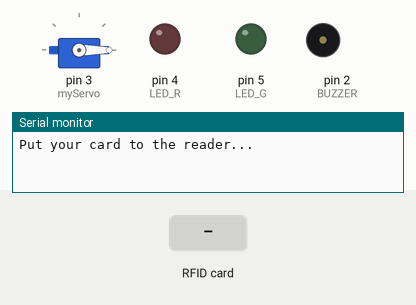
This sketch was run on a simulated Arduino Uno, built with avr-gcc and run on an emulated ATmega328P. Shown: servo, output pins drawn as LEDs (lit = HIGH), buzzer (waves = sounding), the last lines printed to the serial monitor. The inputs (shaded band) are chosen by the test bench. Pins used as bus, display or sensor lines are not drawn.

Above: at 1.2 s.
1.3 s: RFID card 8D 20 06 85 held to the reader
At 1.95 s:
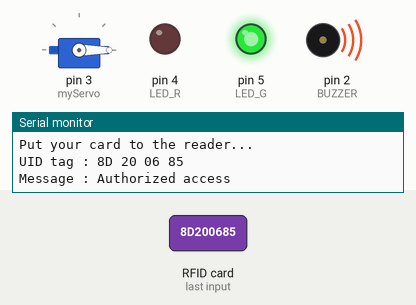
At 2.5 s:
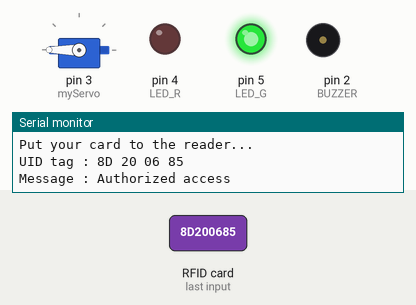
Timing chart, 0 to 8.6 s (numbered marks = the images above; inputs shaded):
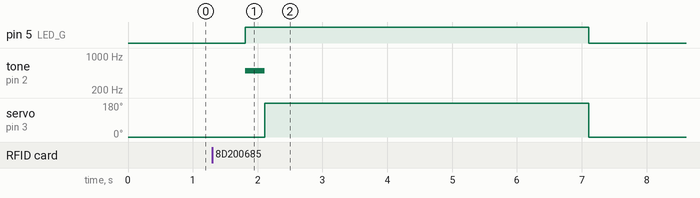

Measured:
- after the input at 1.3 s, pin 5 (LED_G): LOW → HIGH after 0.51 s, → LOW 5.3 s later; tone on pin 2 (BUZZER): silent → 500 Hz after 0.51 s, → silent 0.30 s later; servo on pin 3 (myServo): 0° → 180° after 0.81 s, → 0° 5.0 s later

The sketch:

Arduino-Security-Access-Lock-RFID-MFRC522.ino
```cpp
// WELCOME TO THE BACKBENCHERS YOUTUBE CHANNEL
// PLEASE SUBSCRIBE TO MY CHANNEL
// PRESS THE BELL ICON TO GET NOTIFIED MY LATEST VIDEO UPDATE
// THEANKS FOR WATCHING

#include <SPI.h>
#include <MFRC522.h>
#include <Servo.h>

#define SS_PIN 10
#define RST_PIN 9
#define LED_G 5 //define green LED pin
#define LED_R 4 //define red LED
#define BUZZER 2 //buzzer pin
MFRC522 mfrc522(SS_PIN, RST_PIN);   // Create MFRC522 instance.
Servo myServo; //define servo name

void setup()
{
  Serial.begin(9600);   // Initiate a serial communication
  SPI.begin();      // Initiate  SPI bus
  mfrc522.PCD_Init();   // Initiate MFRC522
  myServo.attach(3); //servo pin
  myServo.write(0); //servo start position
  pinMode(LED_G, OUTPUT);
  pinMode(LED_R, OUTPUT);
  pinMode(BUZZER, OUTPUT);
  noTone(BUZZER);
  Serial.println("Put your card to the reader...");
  Serial.println();

}
void loop()
{
  // Look for new cards
  if ( ! mfrc522.PICC_IsNewCardPresent())
  {
    return;
  }
  // Select one of the cards
  if ( ! mfrc522.PICC_ReadCardSerial())
  {
    return;
  }
  //Show UID on serial monitor
  Serial.print("UID tag :");
  String content= "";
  byte letter;
  for (byte i = 0; i < mfrc522.uid.size; i++)
  {
     Serial.print(mfrc522.uid.uidByte[i] < 0x10 ? " 0" : " ");
     Serial.print(mfrc522.uid.uidByte[i], HEX);
     content.concat(String(mfrc522.uid.uidByte[i] < 0x10 ? " 0" : " "));
     content.concat(String(mfrc522.uid.uidByte[i], HEX));
  }
  Serial.println();
  Serial.print("Message : ");
  content.toUpperCase();
  if (content.substring(1) == "8D 20 06 85") //change here the UID of the card/cards that you want to give access
  {
    Serial.println("Authorized access");
    Serial.println();
    delay(500);
    digitalWrite(LED_G, HIGH);
    tone(BUZZER, 500);
    delay(300);
    noTone(BUZZER);
    myServo.write(180);
    delay(5000);
    myServo.write(0);
    digitalWrite(LED_G, LOW);
  }

 else   {
    Serial.println(" Access denied");
    digitalWrite(LED_R, HIGH);
    tone(BUZZER, 300);
    delay(1000);
    digitalWrite(LED_R, LOW);
    noTone(BUZZER);
  }
}
```
